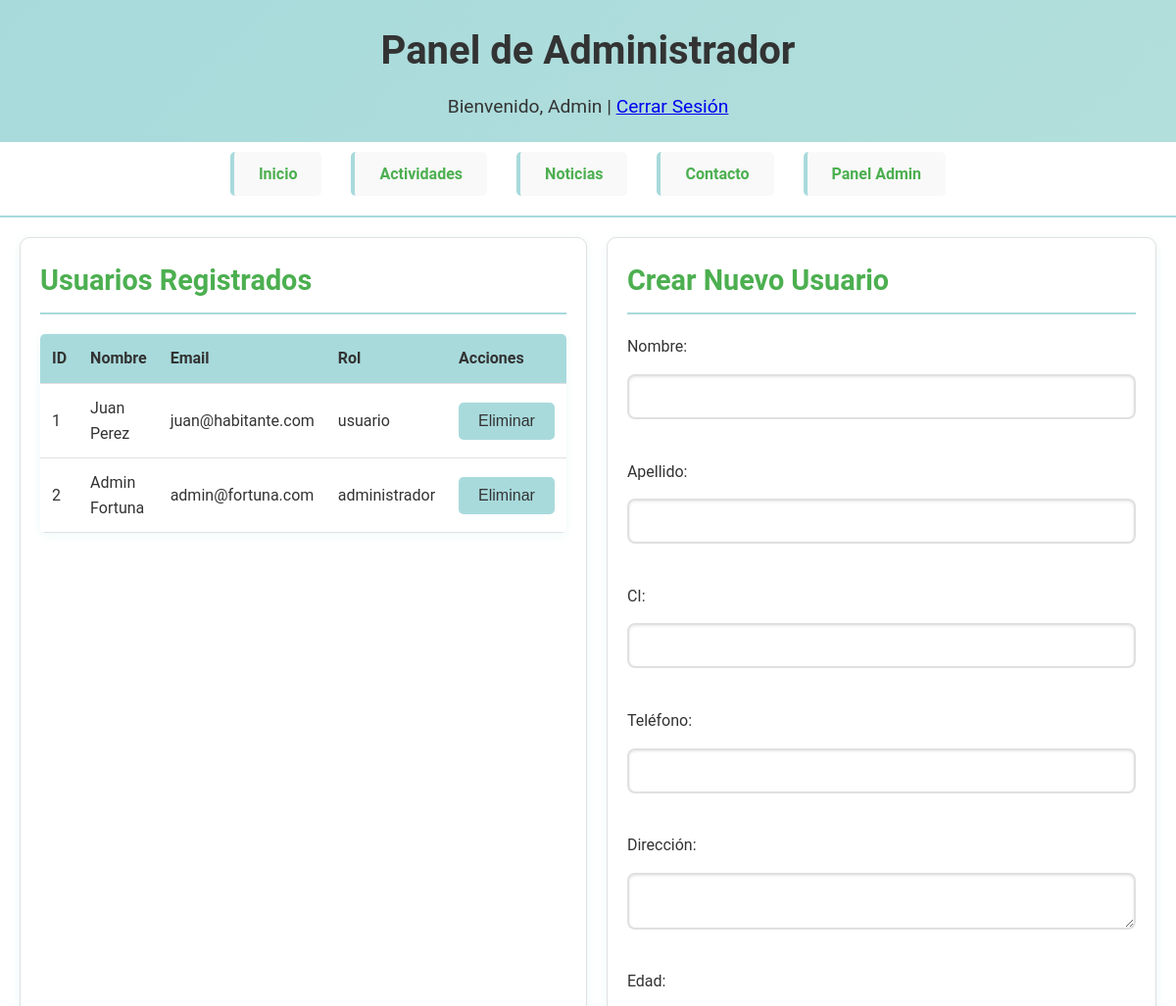
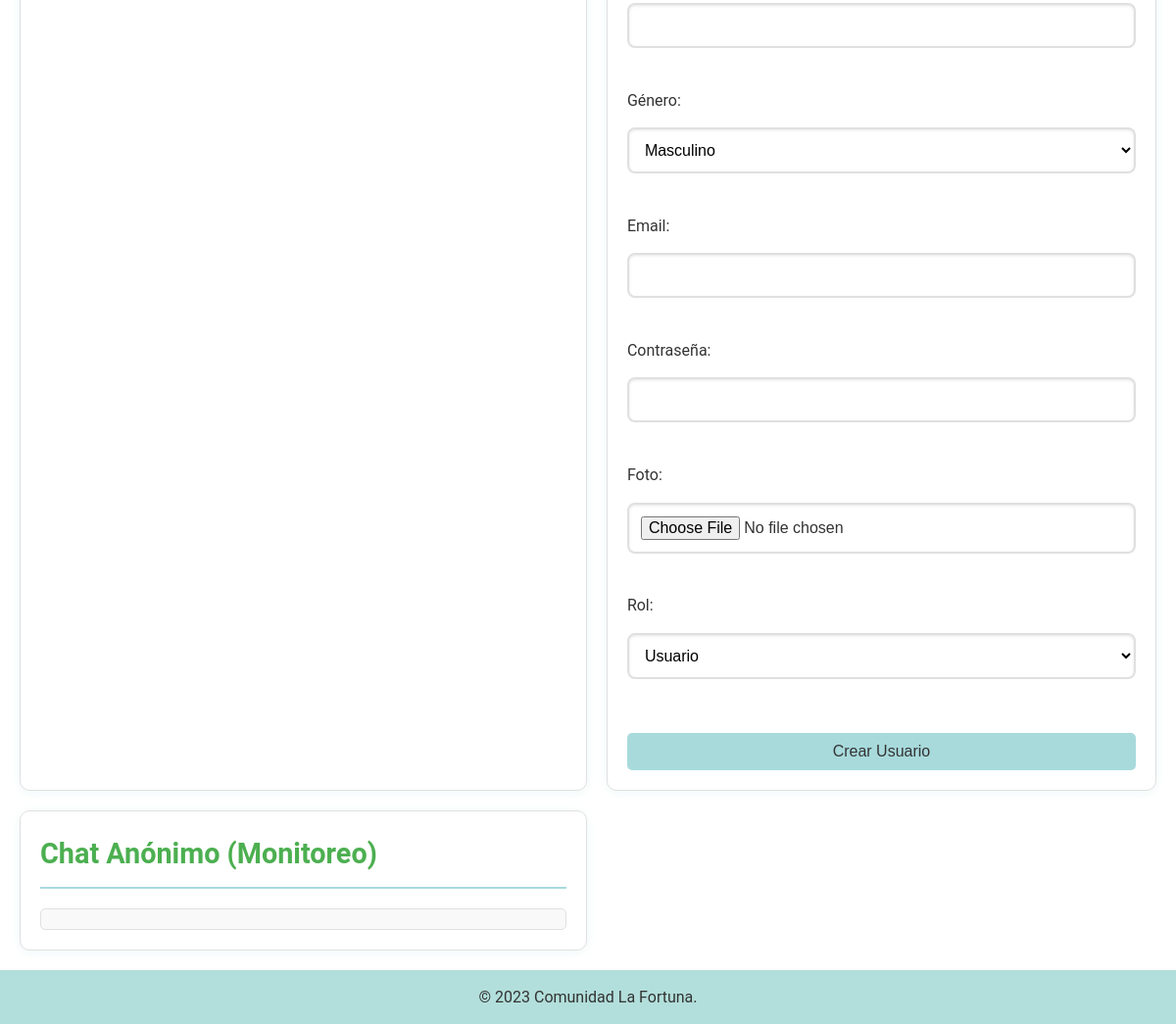
Screenshot of /admin_panel.php (signed in) with the database file from the repository (2 pictures, top to bottom).
### tables this page shows
CREATE TABLE usuario (
    id_usuario INT AUTO_INCREMENT PRIMARY KEY,
    nombre VARCHAR(100) NOT NULL,
    apellido VARCHAR(100) NOT NULL,
    ci VARCHAR(20) UNIQUE NOT NULL,
    telefono VARCHAR(20),
    direccion TEXT,
    edad INT,
    genero ENUM('masculino', 'femenino', 'otro'),
    email VARCHAR(100) UNIQUE NOT NULL,
    password VARCHAR(255) NOT NULL,   
    foto VARCHAR(255),   
    rol ENUM('usuario', 'administrador') DEFAULT 'usuario',
    fecha_registro TIMESTAMP DEFAULT CURRENT_TIMESTAMP
);

### admin_panel.php (the view, shortened to what this page needs)
<?php
include 'db.php';
?>
<!DOCTYPE html>
<html lang="es">
<head> <link rel="stylesheet" href="style.css">
    <link rel="stylesheet" href="style.css">
</head>
<body>
    <header>
        <h1>Panel de Administrador</h1>
        <p>Bienvenido, <?php echo htmlspecialchars($_SESSION['nombre']); ?> | <a href="logout.php">Cerrar Sesión</a></p>
    </header>
    <nav>
        <ul>
            <li><a href="index.php">Inicio</a></li>
            <li><a href="actividades.php">Actividades</a></li>
            <li><a href="noticias.php">Noticias</a></li>
            <li><a href="contacto.php">Contacto</a></li>
            <li><a href="admin_panel.php">Panel Admin</a></li>
        </ul>
    </nav>
    <main>
        <section id="usuarios">
            <h2>Usuarios Registrados</h2>
            <table>
                <tr><th>ID</th><th>Nombre</th><th>Email</th><th>Rol</th><th>Acciones</th></tr>
                <?php
                $sql = "SELECT id_usuario, nombre, apellido, email, rol FROM usuario";
                $result = $conn->query($sql);
                while ($row = $result->fetch_assoc()) {
                    echo "<tr><td>" . $row['id_usuario'] . "</td><td>" . htmlspecialchars($row['nombre'] . ' ' . $row['apellido']) . "</td><td>" . htmlspecialchars($row['email']) . "</td><td>" . $row['rol'] . "</td><td><form method='POST' onsubmit='return confirm(\"¿Eliminar usuario?\")'><input type='hidden' name='user_id' value='" . $row['id_usuario'] . "'><button type='submit' name='delete_user'>Eliminar</button></form></td></tr>";
                }
                ?>
            </table>
        </section>
        <section id="crear-usuario">
            <h2>Crear Nuevo Usuario</h2>
            <form method="POST" enctype="multipart/form-data">
                Nombre: <input type="text" name="nombre" required><br>
                Apellido: <input type="text" name="apellido" required><br>
                CI: <input type="text" name="ci" required><br>
                Teléfono: <input type="text" name="telefono"><br>
                Dirección: <textarea name="direccion"></textarea><br>
                Edad: <input type="number" name="edad"><br>
                Género: <select name="genero"><option value="masculino">Masculino</option><option value="femenino">Femenino</option><option value="otro">Otro</option></select><br>
                Email: <input type="email" name="email" required><br>
                Contraseña: <input type="password" name="password" required><br>
                Foto: <input type="file" name="foto"><br>
                Rol: <select name="rol"><option value="usuario">Usuario</option><option value="administrador">Administrador</option></select><br>
                <button type="submit" name="create_user">Crear Usuario</button>
            </form>
        </section>
        <section id="chat-monitor">
            <h2>Chat Anónimo (Monitoreo)</h2>
            <div id="chat-messages-admin"></div>
        </section>
    </main>
    <footer>
        <p>&copy; 2023 Comunidad La Fortuna.</p>
    </footer>
</body>
</html>

### style.css (style rules this page uses)
* { margin: 0; padding: 0; box-sizing: border-box; }
body { font-family: 'Roboto', Arial, sans-serif; line-height: 1.6; color: #333; background: #FFFFFF; min-height: 100vh; }
header { background: linear-gradient(135deg, #A8DADC 0%, #B2DFDB 100%); color: #333; padding: 20px; text-align: center; box-shadow: 0 4px 8px rgba(168, 218, 220, 0.3); }
header h1 { font-size: 2.5em; margin-bottom: 10px; }
header p { font-size: 1.2em; }
nav { background: #FFFFFF; padding: 10px 0; border-bottom: 2px solid #A8DADC; }
nav ul { list-style: none; display: flex; justify-content: center; flex-wrap: wrap; max-width: 1200px; margin: 0 auto; }
nav li { margin: 0 15px; }
nav a { color: #4CAF50; text-decoration: none; font-weight: bold; padding: 10px 15px; border-radius: 5px; transition: all 0.3s ease; }
main { padding: 20px; max-width: 1200px; margin: 0 auto; display: grid; grid-template-columns: 1fr 1fr; gap: 20px; }
section { background: #FFFFFF; padding: 20px; border-radius: 10px; box-shadow: 0 2px 10px rgba(168, 218, 220, 0.2); border: 1px solid #E0E0E0; }
section h2 { color: #4CAF50; margin-bottom: 20px; font-size: 1.8em; border-bottom: 2px solid #A8DADC; padding-bottom: 10px; }
ul { list-style: none; }
ul li { margin-bottom: 10px; padding: 10px; background: #F9F9F9; border-radius: 5px; border-left: 4px solid #A8DADC; }
button, input[type="submit"], input[type="button"] { background: #A8DADC; color: #333; border: none; padding: 10px 20px; border-radius: 5px; cursor: pointer; font-size: 1em; transition: all 0.3s ease; }
form { display: flex; flex-direction: column; gap: 15px; max-width: 100%; }
form input, form select, form textarea { padding: 12px; border: 2px solid #E0E0E0; border-radius: 8px; font-size: 1em; background: #FFFFFF; box-shadow: inset 0 1px 3px rgba(0, 0, 0, 0.1); transition: all 0.3s ease; }
table { width: 100%; border-collapse: collapse; margin-top: 20px; background: #FFFFFF; border-radius: 5px; overflow: hidden; box-shadow: 0 2px 10px rgba(168, 218, 220, 0.2); }
table th, table td { padding: 12px; text-align: left; border-bottom: 1px solid #E0E0E0; }
table th { background: #A8DADC; color: #333; }
#chat-messages, #chat-messages-anonimo, #chat-messages-admin { max-height: 300px; overflow-y: auto; border: 1px solid #E0E0E0; padding: 10px; background: #F9F9F9; border-radius: 5px; }
footer { background: #B2DFDB; color: #333; text-align: center; padding: 15px; }
section { animation: fadeIn 0.5s ease-in; }

### rows the page displays
usuario: id_usuario "1", nombre+apellido "Juan Perez", email "juan@habitante.com", rol "usuario"
usuario: id_usuario "2", nombre+apellido "Admin Fortuna", email "admin@fortuna.com", rol "administrador"

### other values shown
$_SESSION['nombre'] "Admin"
